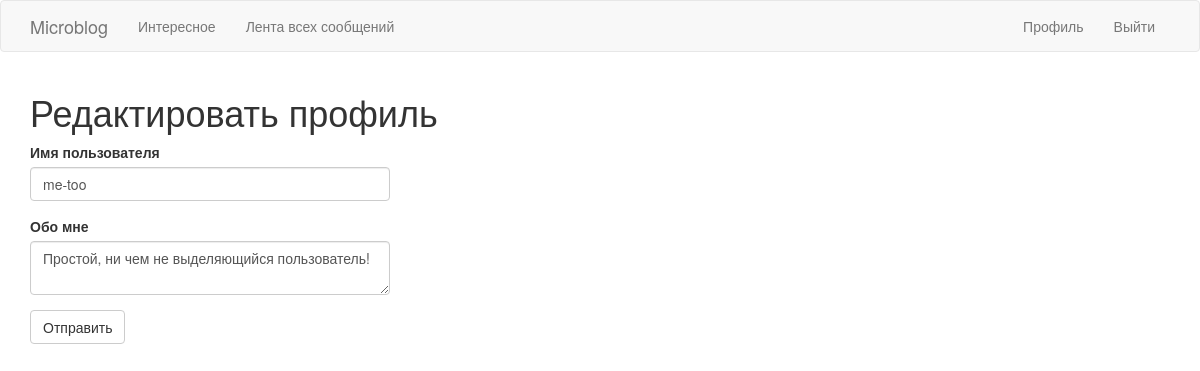
Screenshot of /edit_profile (signed in) with the database file from the repository.
### app/models.py (models this page shows, shortened)
class User(UserMixin, db.Model):
	id = db.Column(db.Integer, primary_key=True)
	username = db.Column(db.String(64), index=True, unique=True)
	email = db.Column(db.String(120), index=True, unique=True)
	password_hash = db.Column(db.String(128))
	posts = db.relationship('Post', backref='author', lazy='dynamic')
	about_me = db.Column(db.String(140))
	last_seen = db.Column(db.DateTime, default=datetime.utcnow)
	followed = db.relationship(
		'User',
		secondary=followers,
		primaryjoin=(followers.c.follower_id == id),
		secondaryjoin=(followers.c.followed_id == id),
		backref=db.backref('followers', lazy='dynamic'),
		lazy='dynamic'
	)

### app/routes.py (the view)
@app.route('/edit_profile', methods=['GET', 'POST'])
@login_required
def edit_profile():
	form = EditProfileForm(current_user.username)
	if form.validate_on_submit():
		current_user.username = form.username.data
		current_user.about_me = form.about_me.data
		db.session.commit()
		flash('Изменения были сохранены.')
		return redirect(url_for('edit_profile'))
	elif request.method == 'GET':
		form.username.data = current_user.username
		form.about_me.data = current_user.about_me
	return render_template('edit_profile.html', title='Редактирование профиля', form=form)

### app/forms.py (shortened to what this page needs)
class EditProfileForm(FlaskForm):
	username = StringField('Имя пользователя', validators=[DataRequired()])
	about_me = TextAreaField('Обо мне', validators=[Length(min=0, max=140)])
	submit = SubmitField('Отправить')
	def __init__(self, original_username, *args, **kwargs):
		super(EditProfileForm, self).__init__(*args, **kwargs)
		self.original_username = original_username

### app/models.py (called while the page is built)
@login.user_loader
def load_user(id):
	return User.query.get(int(id))

### app/routes.py (called while the page is built)
@app.before_request
def before_request():
	if current_user.is_authenticated:
		current_user.last_seen = datetime.utcnow()
		db.session.commit()

### app/templates/edit_profile.html
{% extends "base.html" %}
{% import 'bootstrap/wtf.html' as wtf %}
{% block app_content %}
    <h1>Редактировать профиль</h1>
    <div class="row">
        <div class="col-md-4">
            {{ wtf.quick_form(form) }}
        </div>
    </div>
{% endblock %}

### rows the page displays
User: username "me-too", about_me "Простой, ни чем не выделяющийся пользователь!"
